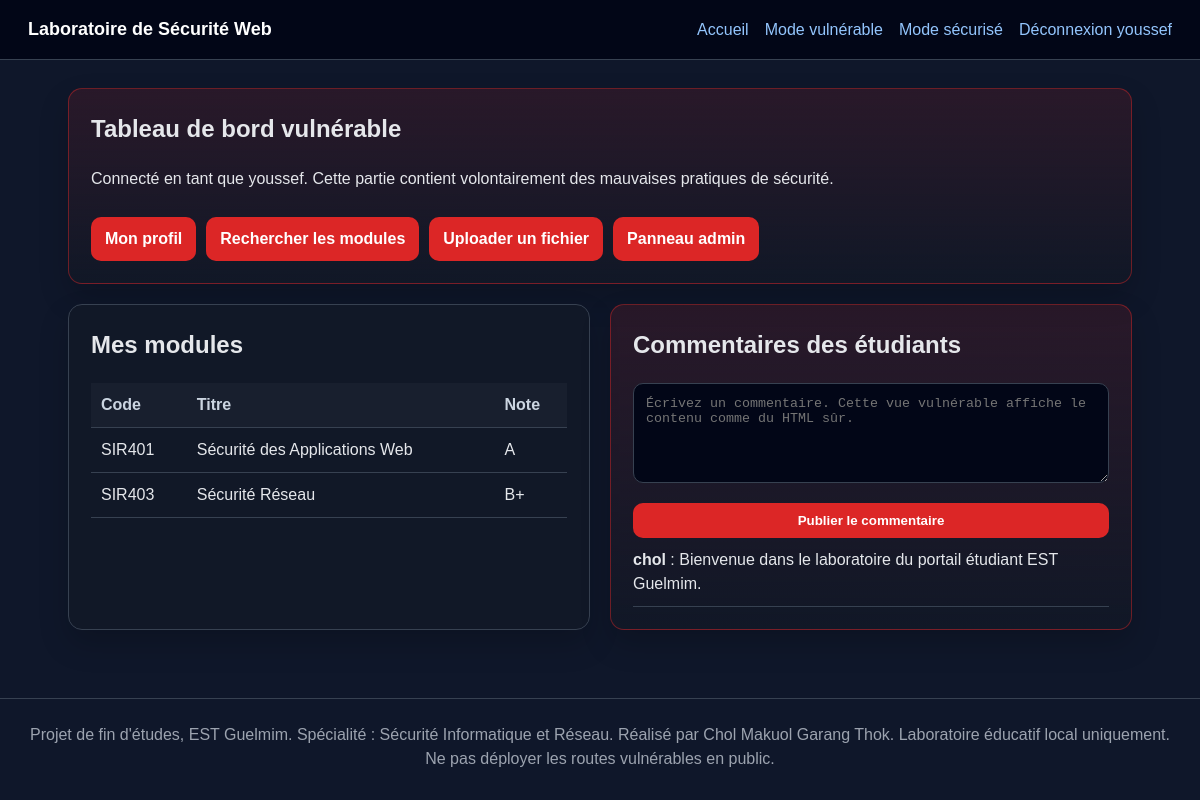
The page /vuln/dashboard (signed in) on the database its author committed.
### tables this page shows
CREATE TABLE users (
            id INTEGER PRIMARY KEY AUTOINCREMENT,
            username TEXT UNIQUE NOT NULL,
            password_plain TEXT,
            password_hash TEXT,
            role TEXT NOT NULL DEFAULT 'student',
            full_name TEXT NOT NULL,
            email TEXT NOT NULL,
            bio TEXT DEFAULT ''
        );

CREATE TABLE courses (
            id INTEGER PRIMARY KEY AUTOINCREMENT,
            code TEXT NOT NULL,
            title TEXT NOT NULL,
            owner_id INTEGER NOT NULL,
            grade TEXT DEFAULT 'N/A',
            FOREIGN KEY(owner_id) REFERENCES users(id)
        );

CREATE TABLE comments (
            id INTEGER PRIMARY KEY AUTOINCREMENT,
            user_id INTEGER NOT NULL,
            body TEXT NOT NULL,
            created_at TEXT NOT NULL,
            FOREIGN KEY(user_id) REFERENCES users(id)
        );

### app.py (the view)
@app.route("/vuln/dashboard")
@login_required("vuln")
def vuln_dashboard():
    db = get_db()
    courses = db.execute("SELECT * FROM courses WHERE owner_id = ?", (session["user_id"],)).fetchall()
    comments = db.execute(
        "SELECT comments.*, users.username FROM comments JOIN users ON users.id = comments.user_id ORDER BY comments.id DESC"
    ).fetchall()
    return render_template("vuln_dashboard.html", courses=courses, comments=comments, user=current_user())

### app.py (called while the page is built)
def get_db():
    if "db" not in g:
        g.db = sqlite3.connect(app.config["DATABASE"])
        g.db.row_factory = sqlite3.Row
    return g.db

@app.before_request
def ensure_db_exists():
    if not DB_PATH.exists():
        init_db(reset=False)

@app.after_request
def add_security_headers(response):
    response.headers.setdefault("X-Content-Type-Options", "nosniff")
    response.headers.setdefault("X-Frame-Options", "DENY")
    response.headers.setdefault("Referrer-Policy", "strict-origin-when-cross-origin")
    if request.path.startswith("/secure"):
        response.headers.setdefault("Content-Security-Policy", "default-src 'self'; img-src 'self' data:; style-src 'self' 'unsafe-inline'")
    return response

def current_user():
    uid = session.get("user_id")
    if not uid:
        return None
    return get_db().execute("SELECT * FROM users WHERE id = ?", (uid,)).fetchone()

def login_required(mode=None):
    def decorator(view):
        @wraps(view)
        def wrapped(*args, **kwargs):
            if not session.get("user_id"):
                flash("Veuillez vous connecter d’abord.", "warning")
                target = "vuln_login" if mode == "vuln" else "secure_login"
                return redirect(url_for(target))
            if mode and session.get("mode") != mode:
                flash("Veuillez vous connecter au bon mode du laboratoire.", "warning")
                target = "vuln_login" if mode == "vuln" else "secure_login"
                return redirect(url_for(target))
            return view(*args, **kwargs)
        return wrapped
    return decorator

### Laboratoire de Sécurité Web/templates/vuln_dashboard.html
{% extends "base.html" %}
{% block content %}
<section class="lab-header danger-card">
    <h1>Tableau de bord vulnérable</h1>
    <p>Connecté en tant que {{ user['username'] }}. Cette partie contient volontairement des mauvaises pratiques de sécurité.</p>
    <div class="actions">
        <a class="btn danger" href="{{ url_for('vuln_profile') }}?id={{ user['id'] }}">Mon profil</a>
        <a class="btn danger" href="{{ url_for('vuln_search') }}">Rechercher les modules</a>
        <a class="btn danger" href="{{ url_for('vuln_upload') }}">Uploader un fichier</a>
        <a class="btn danger" href="{{ url_for('vuln_admin') }}">Panneau admin</a>
    </div>
</section>
<section class="grid two">
    <div class="card">
        <h2>Mes modules</h2>
        <table>
            <thead><tr><th>Code</th><th>Titre</th><th>Note</th></tr></thead>
            <tbody>
            {% for c in courses %}<tr><td>{{ c['code'] }}</td><td>{{ c['title'] }}</td><td>{{ c['grade'] }}</td></tr>{% endfor %}
            </tbody>
        </table>
    </div>
    <div class="card danger-card">
        <h2>Commentaires des étudiants</h2>
        <form method="post" action="{{ url_for('vuln_comment') }}">
            <textarea name="body" placeholder="Écrivez un commentaire. Cette vue vulnérable affiche le contenu comme du HTML sûr."></textarea>
            <button class="btn danger" type="submit">Publier le commentaire</button>
        </form>
        <div class="comments">
            {% for c in comments %}
                <div class="comment"><strong>{{ c['username'] }}</strong> : {{ c['body'] | safe }}</div>
            {% endfor %}
        </div>
    </div>
</section>
{% endblock %}

### Laboratoire de Sécurité Web/templates/base.html (shortened to what this page needs)
<!doctype html>
<html lang="fr">
<head>
    <link rel="stylesheet" href="{{ url_for('static', filename='style.css') }}">
</head>
<body>
<header class="topbar">
    <div class="brand"><a href="{{ url_for('index') }}">Laboratoire de Sécurité Web</a></div>
    <nav>
        <a href="{{ url_for('index') }}">Accueil</a>
        <a href="{{ url_for('vuln_login') }}">Mode vulnérable</a>
        <a href="{{ url_for('secure_login') }}">Mode sécurisé</a>
        {% if session.get('user_id') %}
            <a href="{{ url_for('logout') }}">Déconnexion {{ session.get('username') }}</a>
        {% endif %}
    </nav>
</header>
<main class="container">
    {% block content %}{% endblock %}
</main>
<footer class="footer">
    Projet de fin d'études, EST Guelmim. Spécialité : Sécurité Informatique et Réseau. Réalisé par Chol Makuol Garang Thok. Laboratoire éducatif local uniquement. Ne pas déployer les routes vulnérables en public.
</footer>
</body>
</html>

### Laboratoire de Sécurité Web/static/style.css (style rules this page uses)
:root { --bg: #0f172a; --panel: #111827; --panel2: #1f2937; --text: #e5e7eb; --muted: #9ca3af; --line: #374151; --safe: #16a34a; --safe2: rgba(22, 163, 74, .12); --danger: #dc2626; --danger2: rgba(220, 38, 38, .13); --blue: #2563eb; }
* { box-sizing: border-box; }
body { margin: 0; font-family: Arial, Helvetica, sans-serif; background: var(--bg); color: var(--text); line-height: 1.5; }
a { color: #93c5fd; text-decoration: none; }
.topbar { display: flex; justify-content: space-between; align-items: center; padding: 16px 28px; background: #020617; border-bottom: 1px solid var(--line); position: sticky; top: 0; }
.brand a { color: white; font-weight: 800; font-size: 18px; }
nav { display: flex; gap: 16px; flex-wrap: wrap; }
.container { max-width: 1120px; margin: 0 auto; padding: 28px; }
h1, h2, h3 { margin-top: 0; }
.grid { display: grid; gap: 20px; }
.grid.two { grid-template-columns: repeat(2, minmax(0, 1fr)); }
.card, .lab-header { background: var(--panel); border: 1px solid var(--line); border-radius: 14px; padding: 22px; box-shadow: 0 14px 30px rgba(0,0,0,.18); margin-bottom: 20px; }
.danger-card { border-color: rgba(220, 38, 38, .45); background: linear-gradient(180deg, var(--danger2), var(--panel)); }
.btn { display: inline-block; border: 0; background: var(--blue); color: white; padding: 10px 14px; border-radius: 10px; font-weight: 700; cursor: pointer; margin-top: 10px; }
.btn.danger { background: var(--danger); }
.actions { display: flex; flex-wrap: wrap; gap: 10px; }
form { display: grid; gap: 10px; }
input, textarea { width: 100%; padding: 12px; border: 1px solid var(--line); border-radius: 10px; background: #020617; color: var(--text); }
textarea { min-height: 100px; resize: vertical; }
table { width: 100%; border-collapse: collapse; margin-top: 12px; overflow: hidden; }
th, td { border-bottom: 1px solid var(--line); padding: 10px; text-align: left; vertical-align: top; }
th { color: #cbd5e1; background: rgba(255,255,255,.03); }
.comment { padding: 10px 0; border-bottom: 1px solid var(--line); }
.footer { color: var(--muted); text-align: center; padding: 24px; border-top: 1px solid var(--line); margin-top: 20px; }

### rows shown on the page
users: get "youssef", username "youssef"
courses: code "SIR401", title "Sécurité des Applications Web", grade "A"
courses: code "SIR403", title "Sécurité Réseau", grade "B+"
comments: username "chol", body "Bienvenue dans le laboratoire du portail étudiant EST Guelmim."
